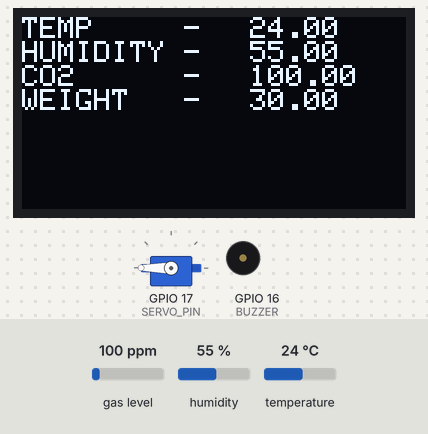
The program below on a simulated ESP32. Parts: servo, 128×64 one-colour display, buzzer (waves = sounding, pin HIGH). Inputs (shaded band) come from the test bench; at power-on: gas level 100 ppm, humidity 55 %, temperature 24 °C. WiFi joins after 1.5 s; servers stay silent unless stated; uploads are accepted with an empty reply; what the program prints to the serial monitor is not drawn.

Above: at 2.5 s.
2.6 s: gas level set to 20 ppm
At 3.4 s:
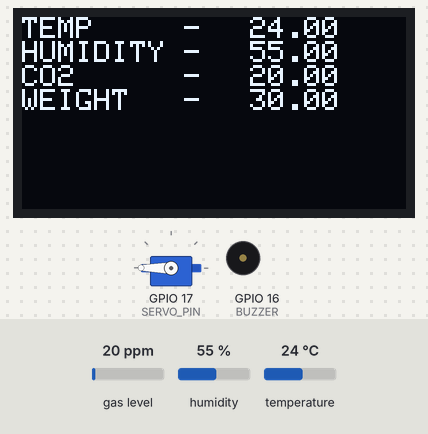
4.2 s: humidity set to 22 %
At 6.4 s:
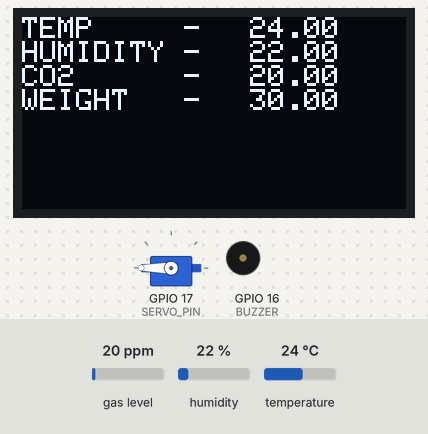
7.2 s: temperature set to 12 °C
At 8.8 s:
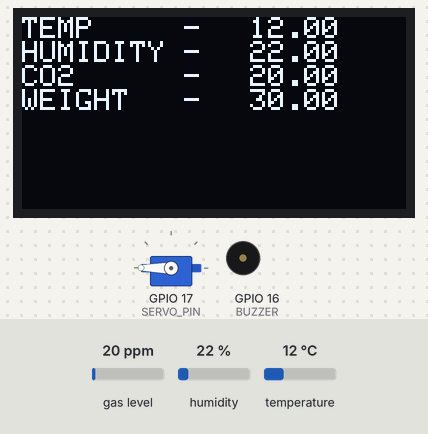
9.2 s: gas level set to 250 ppm
At 10.5 s:
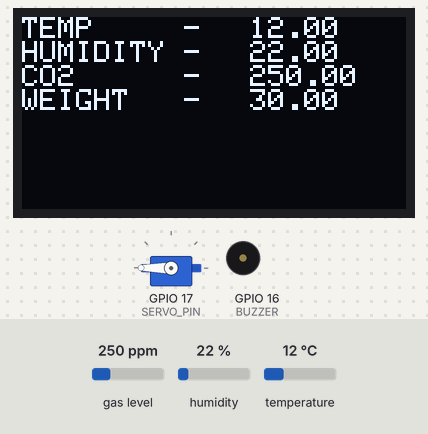
10.8 s: humidity set to 40 %
At 12.6 s:
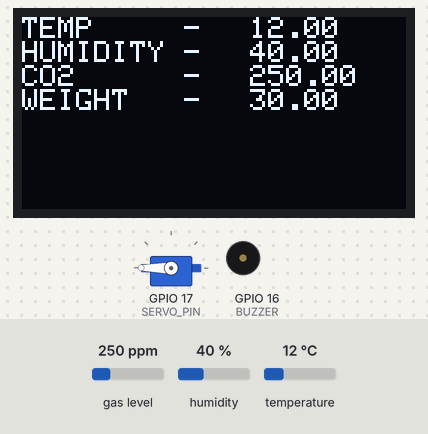
13.3 s: gas level set to 500 ppm
At 14.5 s:
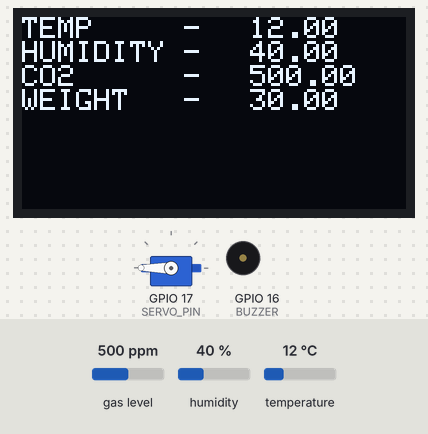
Timing chart, 0 to 15.9 s (numbered marks = the images above; inputs shaded):
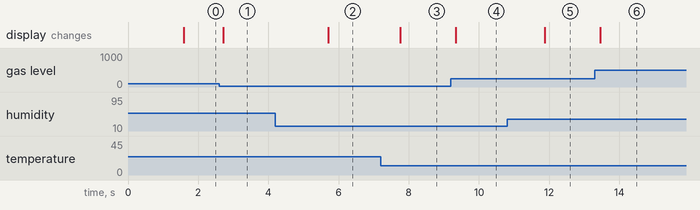

Measured:
- after the input at 2.6 s, the display: changes after 0.12 s (image 1)
- after the input at 4.2 s, the display: changes after 1.5 s (image 2)
- after the input at 7.2 s, the display: changes after 0.56 s (image 3)
- after the input at 9.2 s, the display: changes after 0.15 s (image 4)
- after the input at 10.8 s, the display: changes after 1.1 s (image 5)
- after the input at 13.3 s, the display: changes after 0.16 s (image 6)

The program:

main.cpp
```cpp
// INCLUDE ALL LIBRARIES
#include <DHT.h>
#include <ESP32Servo.h>
#include <Arduino.h>
#include <WiFi.h>
#include <WiFiMulti.h>
#include <HTTPClient.h>
#include <SPI.h>
#include <Wire.h>
#include <Adafruit_GFX.h>
#include <Adafruit_SSD1306.h>
#include <MQUnifiedsensor.h>

// INIT ALL PINS AND PARAMS FOR BETTER READABILITY

// DEFINE DHT PARAMETERS AND OBJECT
#define DHT_PIN 18
#define DHT_TYPE DHT11

// calor -> Heat in Spanish
DHT calor(DHT_PIN, DHT_TYPE);

// DEFINE SERVO AND OBJECT AND STATES
#define SERVO_PIN 17
Servo topLid;
#define OPEN_LID 0
#define CLOSE_LID 180

// DEFINE BUZZER PIN
#define BUZZER 16
// DEFINE HTTP and WiFi
WiFiMulti WIFI;
#define REQUEST "https://script.google.com/macros/s/AKfycbw9ya_ubtclOguJg2MdQg6p049LXC3TP_9N1HSJJ0Gwlf6lorxht9qnf6FF-6H1MFkJTA/exec?"

// DEFINE WIFI SSID AND PASSWORD
#define WIFI_SSID "ESP32"
#define WIFI_PASS ""

// OTHER SHORTCUTS
#define SYSTEM_OUT Serial

// DEFINE DELAYS
#define smallDelay 200
#define regDelay 3000
#define longDelay 5000

// DEFINE OLED
#define SSD1306_WHITE 1
Adafruit_SSD1306 display(-1);

// DEFINE MQ135 to sens CO2
#define placa "ESP-32"
#define Voltage_Resolution 3.3
#define pin 35
#define type "MQ-135"
#define ADC_Bit_Resolution 12
#define RatioMQ135CleanAir 3.6
double CO2 = (0);
MQUnifiedsensor MQ135(placa, Voltage_Resolution, ADC_Bit_Resolution, pin, type);

void display_OLED(float temp, float humidity, float co2, float weight)
{
    // Display Text
    display.clearDisplay();
    display.setTextSize(1);
    display.setTextColor(SSD1306_WHITE);
    display.setCursor(0, 0);
    display.println("TEMP     -   ");
    display.setCursor(0, 8);
    display.println("HUMIDITY -   ");
    display.setCursor(0, 16);
    display.println("CO2      -   ");
    display.setCursor(0, 24);
    display.println("WEIGHT   -   ");
    display.setCursor(76, 0);
    display.println(temp);
    display.setCursor(76, 8);
    display.println(humidity);
    display.setCursor(76, 16);
    display.println(co2);
    display.setCursor(76, 24);
    display.println(weight);
    display.display();
}

void setup()
{
    // put your setup code here, to run once:
    calor.begin();
    topLid.attach(SERVO_PIN);
    SYSTEM_OUT.begin(9600);
    SYSTEM_OUT.println("PROGRAM INITIATED");
    // Add Access Point
    WIFI.addAP(WIFI_SSID, WIFI_PASS);
    topLid.write(CLOSE_LID);
    pinMode(BUZZER, OUTPUT);
    // initialize with the I2C addr 0x3C
    display.begin(SSD1306_SWITCHCAPVCC, 0x3C);
    // Clear the buffer.
    display.clearDisplay();

    //   MQ135 sensor
    // Set math model to calculate the PPM concentration and the value of constants
    Serial.begin(9600);
    MQ135.setRegressionMethod(1); //_PPM =  a*ratio^b
    MQ135.setA(110.47);
    MQ135.setB(-2.862);
    // Configurate the ecuation values to get NH4 concentration
    MQ135.init();
    Serial.print("Calibrating please wait.");
    float calcR0 = 0;
    for (int i = 1; i <= 10; i++)
    {
        MQ135.update(); // Update data, the arduino will be read the voltage on the analog pin
        calcR0 += MQ135.calibrate(RatioMQ135CleanAir);
        Serial.print(".");
    }
    MQ135.setR0(calcR0 / 10);
    Serial.println("  done!.");
    if (isinf(calcR0))
    {
        Serial.println("Warning: Conection issue founded, R0 is infite (Open circuit detected) please check your wiring and supply");
        while (1)
            ;
    }
    if (calcR0 == 0)
    {
        Serial.println("Warning: Conection issue founded, R0 is zero (Analog pin with short circuit to ground) please check your wiring and supply");
        while (1)
            ;
    }
    /*****************************  MQ CAlibration **************************/
    MQ135.serialDebug(false);
}

void loop()
{
    // put your main code here, to run repeatedly:
    if (WIFI.run() == WL_CONNECTED)
    {
        HTTPClient http;
        //    SYSTEM_OUT.println("CONNECTED TO WIFI NETWORK");
        float sensTemp = calor.readTemperature();
        float sensMoist = calor.readHumidity();
        SYSTEM_OUT.println(sensTemp);
        SYSTEM_OUT.println(sensMoist);
        topLid.write(OPEN_LID);
        digitalWrite(BUZZER, HIGH);
        topLid.write(CLOSE_LID);
        digitalWrite(BUZZER, LOW);
        MQ135.update();           // Update data, the arduino will be read the voltage on the analog pin
        CO2 = MQ135.readSensor(); // Sensor will read CO2 concentration using the model and a and b values setted before or in the setup
        SYSTEM_OUT.print("CO2: ");
        SYSTEM_OUT.print(CO2);
        display_OLED(sensTemp, sensMoist, CO2, 30.00);
        String url = String(REQUEST) + "TEMPERATURE=" + String(sensTemp) + "&HUMIDITY=" + String(sensMoist) + "&CO2_CON=" + String("DUMMY") + "&WEIGHT=" + String("DUMMY_VAL");
        http.begin(url);
        int HTTP_CODE = http.GET();
        if (HTTP_CODE > 0)
        {
            String PAYLOAD = http.getString();
            //      SYSTEM_OUT.println(PAYLOAD);
        }
    }
    else
    {
        SYSTEM_OUT.println("WIFI CONNECTION NOT ESTABLISHED, TRYING AGAIN");
    }
}
```
